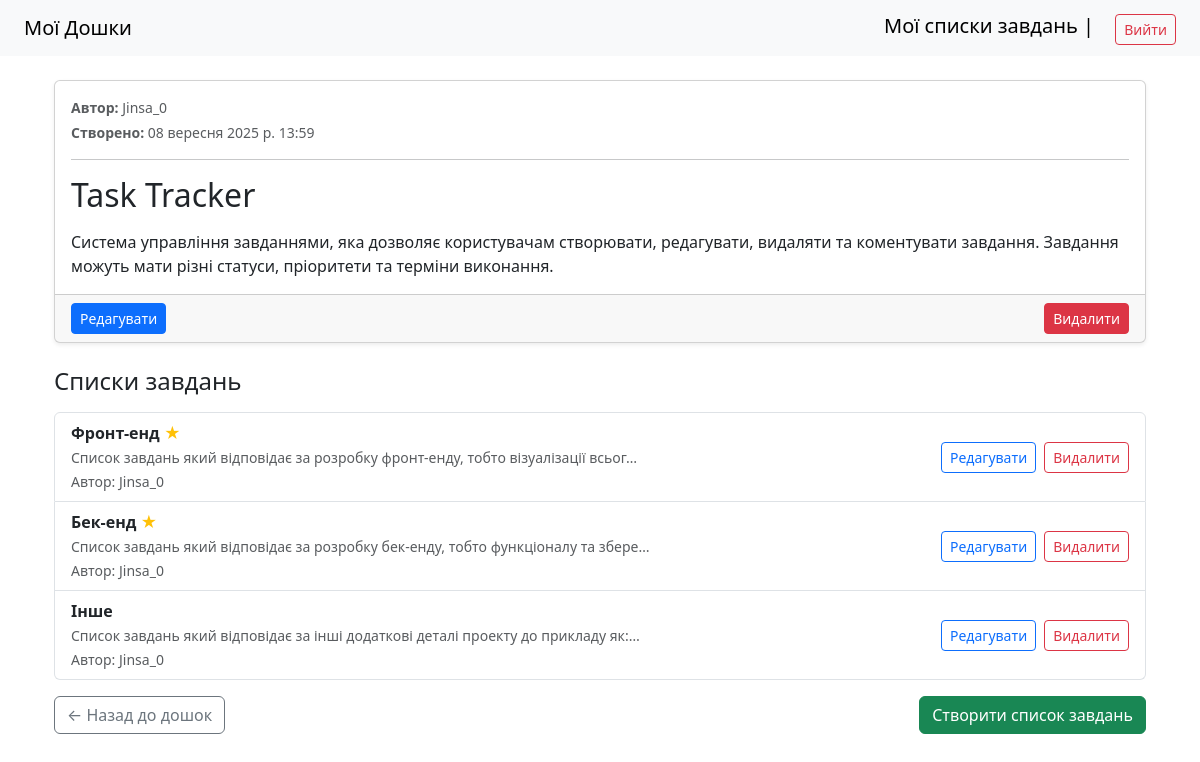
The page /dashboard/4/ (signed in) on the database its author committed.
### task_manager/models.py (models this page shows, shortened)
class Dashboard(models.Model):
    title =  models.CharField(max_length = 200, verbose_name = "Назва")
    description =  models.TextField(verbose_name = "Опис", blank = True)
    created_at = models.DateTimeField(auto_now_add = True)
    created_by = models.ForeignKey(User, on_delete = models.CASCADE, related_name='dashboards', verbose_name = "Автор")
    members = models.ManyToManyField(User, related_name="shared_dashboards", blank=True, verbose_name = "Учасники")
    class Meta:
        verbose_name = "Дошка"
        verbose_name_plural = "Дошки"

class TodoList(models.Model):
    dashboard = models.ForeignKey(Dashboard, on_delete = models.CASCADE, related_name= 'todolists', verbose_name = "Дошка")
    title =  models.CharField(max_length = 200, verbose_name = "Назва")
    description =  models.TextField(verbose_name = "Опис", blank = True)
    created_at = models.DateTimeField(auto_now_add = True)
    important = models.BooleanField(default = False, verbose_name = "Важливість")
    created_by = models.ForeignKey(User, on_delete = models.CASCADE, related_name= 'todolists', verbose_name = "Автор")
    class Meta:
        verbose_name = "Список завдань"
        verbose_name_plural = "Списки завдань"

### task_manager/views.py (the view)
# urls.py: path('dashboard/<int:dashboard_pk>/', DashboardDetailView.as_view(), name = 'dashboard_detail'),
class DashboardDetailView(LoginRequiredMixin, DashboardAccessMixin, DetailView):
    model = Dashboard
    template_name = 'dashboard/dashboard_detail.html'
    context_object_name = 'dashboard'
    pk_url_kwarg = "dashboard_pk"
    def get_context_data(self, **kwargs):
        context = super().get_context_data(**kwargs)
        dashboard = self.get_object()
        context["todolists"] = dashboard.todolists.all()
        return context

### task_manager/views.py (called while the page is built)
    def get_queryset(self):
        return Dashboard.objects.filter(
            Q(created_by=self.request.user) | Q(members=self.request.user)
        ).distinct()

### task_manager/templates/dashboard/dashboard_detail.html (shortened to what this page needs)
{% extends "base.html" %}
{% block content %}
<div class="container mt-4">
    <div class="card shadow-sm mb-4">
        <div class="card-body">
            <small class="text-muted d-block mb-1">
                <strong>Автор:</strong> {{ dashboard.created_by }}
            </small>
            <small class="text-muted d-block mb-1">
                <strong>Створено:</strong> {{ dashboard.created_at }}
            </small>
            <hr>
            <h2 class="card-title mb-3">{{ dashboard.title }}</h2>
            {% if dashboard.description %}
                <p class="card-text">{{ dashboard.description }}</p>
            {% endif %}
        </div>
        <div class="card-footer d-flex justify-content-between">
            <a href="{% url 'dashboard_edit' dashboard_pk=dashboard.pk %}" class="btn btn-primary btn-sm">
                Редагувати
            </a>
            <form method="post" action="{% url 'dashboard_delete' dashboard_pk=dashboard.pk %}" style="display:inline;">
                <button type="submit" class="btn btn-danger btn-sm">Видалити</button>
            </form>
        </div>
    </div>
    <h4 class="mb-3">Списки завдань</h4>
    <div class="list-group">
        {% for todolist in todolists %}
            <div class="list-group-item d-flex justify-content-between align-items-center">
                <div>
                    <a href="{% url 'todolist_detail' dashboard_pk=dashboard.pk todolist_pk=todolist.pk %}"
                       class="text-reset text-decoration-none fw-bold">
                        {{ todolist.title }}
                        {% if todolist.important %}
                            <span class="text-warning">★</span>
                        {% endif %}
                    </a>
                    <br>
                    <small class="text-muted">
                        {{ todolist.description|truncatechars:80 }}
                        <br>
                        Автор: {{ todolist.created_by }}
                    </small>
                </div>
                <div class="d-flex gap-2">
                    <a href="{% url 'todolist_edit' dashboard_pk=dashboard.pk todolist_pk=todolist.pk %}"
                       class="btn btn-sm btn-outline-primary">
                        Редагувати
                    </a>
                    <form method="post" action="{% url 'todolist_delete' dashboard_pk=dashboard.pk todolist_pk=todolist.pk %}" style="display:inline;">
                        <button type="submit" class="btn btn-sm btn-outline-danger">Видалити</button>
                    </form>
                </div>
            </div>
        {% empty %}
            <div class="alert alert-info">У цієї дошки немає списків завдань</div>
        {% endfor %}
    </div>
    <div class="card-footer d-flex justify-content-between mt-3">
        <a href="{% url 'dashboard_list' %}"
            class="btn btn-outline-secondary">
            ← Назад до дошок
        </a>
    <a href="{% url 'todolist_create' dashboard_pk=dashboard.pk %}" class="btn btn-success ">
        Створити список завдань
    </a>
</div>
{% endblock %}

### rows shown on the page
Dashboard: created_by "Jinsa_0", created_at "08 вересня 2025 р. 13:59", title "Task Tracker", description "Система управління завданнями, яка дозволяє користувачам створювати, редагувати, видаляти та коментувати завдання. Завдання можуть мати різні статуси, пріоритети та терміни виконання."
TodoList: title "Фронт-енд", description "Список завдань який відповідає за розробку фронт-енду, тобто візуалізації всьог…", created_by "Jinsa_0"
TodoList: title "Бек-енд", description "Список завдань який відповідає за розробку бек-енду, тобто функціоналу та збере…", created_by "Jinsa_0"
TodoList: title "Інше", description "Список завдань який відповідає за інші додаткові деталі проекту до прикладу як:…", created_by "Jinsa_0"
